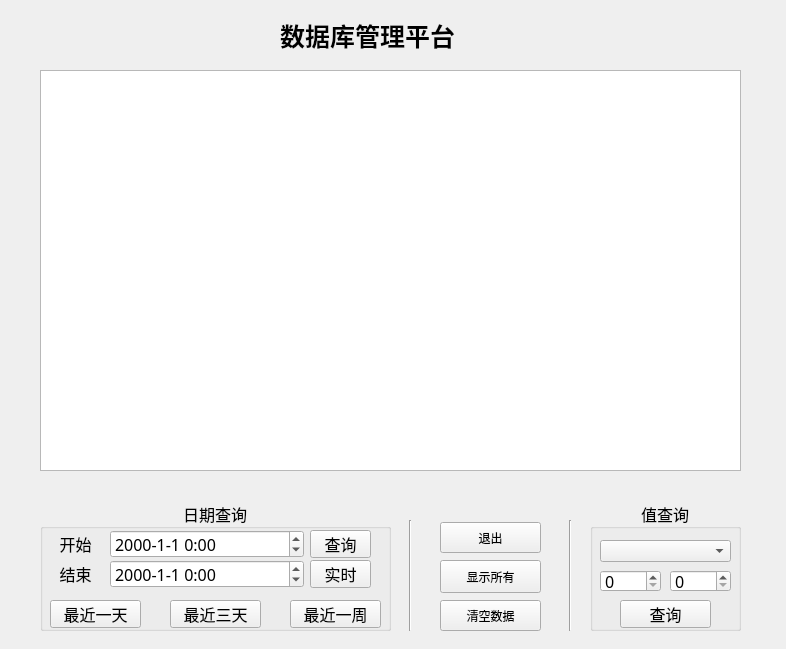
<?xml version="1.0" encoding="UTF-8"?>
<ui version="4.0">
 <class>database</class>
 <widget class="QWidget" name="database">
  <property name="geometry">
   <rect>
    <x>0</x>
    <y>0</y>
    <width>786</width>
    <height>649</height>
   </rect>
  </property>
  <property name="font">
   <font>
    <family>楷体</family>
   </font>
  </property>
  <property name="windowTitle">
   <string>Form</string>
  </property>
  <widget class="QLabel" name="title">
   <property name="geometry">
    <rect>
     <x>280</x>
     <y>10</y>
     <width>231</width>
     <height>51</height>
    </rect>
   </property>
   <property name="font">
    <font>
     <family>楷体</family>
     <pointsize>19</pointsize>
     <weight>75</weight>
     <bold>true</bold>
    </font>
   </property>
   <property name="text">
    <string>数据库管理平台</string>
   </property>
  </widget>
  <widget class="QLabel" name="label">
   <property name="geometry">
    <rect>
     <x>20</x>
     <y>10</y>
     <width>221</width>
     <height>51</height>
    </rect>
   </property>
   <property name="text">
    <string/>
   </property>
  </widget>
  <widget class="QTableView" name="tableView">
   <property name="geometry">
    <rect>
     <x>40</x>
     <y>70</y>
     <width>701</width>
     <height>401</height>
    </rect>
   </property>
  </widget>
  <widget class="QGroupBox" name="groupBox">
   <property name="geometry">
    <rect>
     <x>40</x>
     <y>500</y>
     <width>351</width>
     <height>131</height>
    </rect>
   </property>
   <property name="font">
    <font>
     <pointsize>12</pointsize>
    </font>
   </property>
   <property name="title">
    <string>日期查询</string>
   </property>
   <property name="alignment">
    <set>Qt::AlignCenter</set>
   </property>
   <widget class="QLabel" name="label_2">
    <property name="geometry">
     <rect>
      <x>10</x>
      <y>30</y>
      <width>51</width>
      <height>28</height>
     </rect>
    </property>
    <property name="text">
     <string>开始</string>
    </property>
    <property name="alignment">
     <set>Qt::AlignCenter</set>
    </property>
   </widget>
   <widget class="QLabel" name="label_3">
    <property name="geometry">
     <rect>
      <x>10</x>
      <y>60</y>
      <width>51</width>
      <height>28</height>
     </rect>
    </property>
    <property name="text">
     <string>结束</string>
    </property>
    <property name="alignment">
     <set>Qt::AlignCenter</set>
    </property>
   </widget>
   <widget class="QDateTimeEdit" name="dateTimeEdit">
    <property name="geometry">
     <rect>
      <x>70</x>
      <y>30</y>
      <width>194</width>
      <height>28</height>
     </rect>
    </property>
    <property name="displayFormat">
     <string>yyyy-M-d H:mm</string>
    </property>
   </widget>
   <widget class="QPushButton" name="select_data_bt">
    <property name="geometry">
     <rect>
      <x>270</x>
      <y>30</y>
      <width>61</width>
      <height>28</height>
     </rect>
    </property>
    <property name="text">
     <string>查询</string>
    </property>
   </widget>
   <widget class="QDateTimeEdit" name="dateTimeEdit_2">
    <property name="geometry">
     <rect>
      <x>70</x>
      <y>60</y>
      <width>194</width>
      <height>28</height>
     </rect>
    </property>
    <property name="displayFormat">
     <string>yyyy-M-d H:mm</string>
    </property>
   </widget>
   <widget class="QPushButton" name="now_bt">
    <property name="geometry">
     <rect>
      <x>270</x>
      <y>60</y>
      <width>61</width>
      <height>28</height>
     </rect>
    </property>
    <property name="text">
     <string>实时</string>
    </property>
   </widget>
   <widget class="QPushButton" name="currDay_bt">
    <property name="geometry">
     <rect>
      <x>10</x>
      <y>100</y>
      <width>91</width>
      <height>28</height>
     </rect>
    </property>
    <property name="text">
     <string>最近一天</string>
    </property>
   </widget>
   <widget class="QPushButton" name="currThDay_bt">
    <property name="geometry">
     <rect>
      <x>130</x>
      <y>100</y>
      <width>91</width>
      <height>28</height>
     </rect>
    </property>
    <property name="text">
     <string>最近三天</string>
    </property>
   </widget>
   <widget class="QPushButton" name="currWeek_bt">
    <property name="geometry">
     <rect>
      <x>250</x>
      <y>100</y>
      <width>91</width>
      <height>28</height>
     </rect>
    </property>
    <property name="text">
     <string>最近一周</string>
    </property>
   </widget>
  </widget>
  <widget class="Line" name="line">
   <property name="geometry">
    <rect>
     <x>400</x>
     <y>520</y>
     <width>20</width>
     <height>111</height>
    </rect>
   </property>
   <property name="orientation">
    <enum>Qt::Vertical</enum>
   </property>
  </widget>
  <widget class="QGroupBox" name="groupBox_2">
   <property name="geometry">
    <rect>
     <x>590</x>
     <y>500</y>
     <width>151</width>
     <height>131</height>
    </rect>
   </property>
   <property name="sizePolicy">
    <sizepolicy hsizetype="Preferred" vsizetype="Preferred">
     <horstretch>0</horstretch>
     <verstretch>0</verstretch>
    </sizepolicy>
   </property>
   <property name="font">
    <font>
     <pointsize>12</pointsize>
    </font>
   </property>
   <property name="layoutDirection">
    <enum>Qt::LeftToRight</enum>
   </property>
   <property name="title">
    <string>值查询</string>
   </property>
   <property name="alignment">
    <set>Qt::AlignCenter</set>
   </property>
   <widget class="QComboBox" name="comboBox">
    <property name="geometry">
     <rect>
      <x>10</x>
      <y>40</y>
      <width>131</width>
      <height>22</height>
     </rect>
    </property>
   </widget>
   <widget class="QSpinBox" name="spinBox">
    <property name="geometry">
     <rect>
      <x>10</x>
      <y>70</y>
      <width>61</width>
      <height>22</height>
     </rect>
    </property>
   </widget>
   <widget class="QSpinBox" name="spinBox_2">
    <property name="geometry">
     <rect>
      <x>80</x>
      <y>70</y>
      <width>61</width>
      <height>22</height>
     </rect>
    </property>
   </widget>
   <widget class="QPushButton" name="select_val_bt">
    <property name="geometry">
     <rect>
      <x>30</x>
      <y>100</y>
      <width>91</width>
      <height>28</height>
     </rect>
    </property>
    <property name="text">
     <string>查询</string>
    </property>
   </widget>
  </widget>
  <widget class="Line" name="line_2">
   <property name="geometry">
    <rect>
     <x>560</x>
     <y>520</y>
     <width>20</width>
     <height>111</height>
    </rect>
   </property>
   <property name="orientation">
    <enum>Qt::Vertical</enum>
   </property>
  </widget>
  <widget class="QPushButton" name="exit_bt">
   <property name="geometry">
    <rect>
     <x>440</x>
     <y>522</y>
     <width>101</width>
     <height>31</height>
    </rect>
   </property>
   <property name="text">
    <string>退出</string>
   </property>
  </widget>
  <widget class="QPushButton" name="displayAll_bt">
   <property name="geometry">
    <rect>
     <x>440</x>
     <y>560</y>
     <width>101</width>
     <height>33</height>
    </rect>
   </property>
   <property name="text">
    <string>显示所有</string>
   </property>
  </widget>
  <widget class="QPushButton" name="clear_bt">
   <property name="geometry">
    <rect>
     <x>440</x>
     <y>600</y>
     <width>101</width>
     <height>31</height>
    </rect>
   </property>
   <property name="text">
    <string>清空数据</string>
   </property>
  </widget>
 </widget>
 <resources/>
 <connections/>
</ui>
